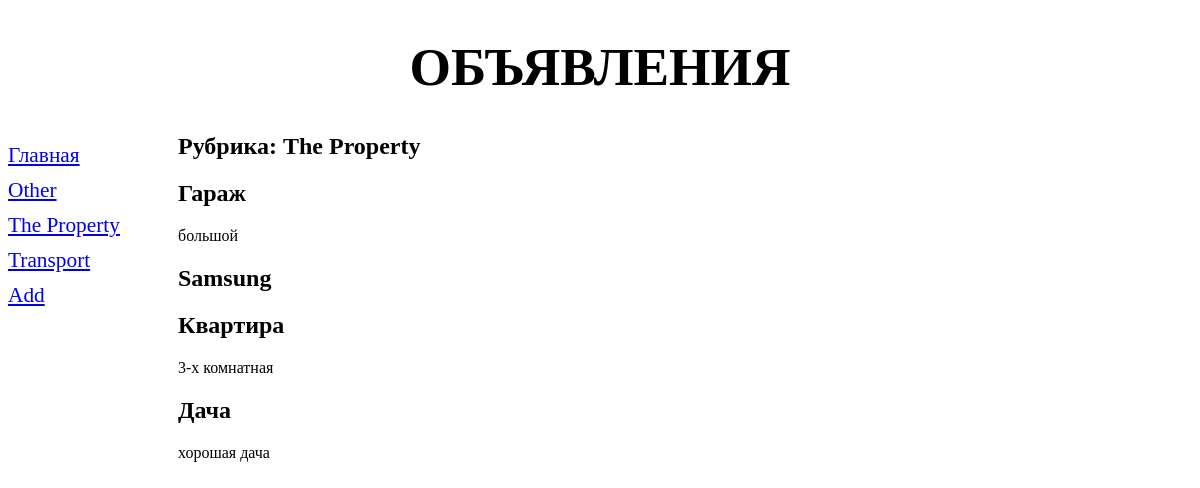
Screenshot of /bboard/1/ with the database file from the repository.
### bboard/models.py (models this page shows, shortened)
class Rubric(models.Model): # модель рубрики
    name = models.CharField(max_length=20, db_index=True, verbose_name = 'Name')
    class Meta:
        verbose_name_plural = 'Rubrics'
        verbose_name = 'Rubric'
        ordering = ['name']

class Bb(models.Model):
    title = models.CharField(max_length=50, verbose_name='Title')
    content = models.TextField(null=True, blank=True, verbose_name='Discribtion')
    price = models.FloatField(null=True, blank=True, verbose_name='Price')
    published = models.DateTimeField(auto_now_add=True, db_index=True, verbose_name='Published')
    rubric = models.ForeignKey('Rubric', null=True,     # поле внешнего
    on_delete=models.PROTECT, verbose_name='Rubric')    # ключа
    class Meta:
        verbose_name_plural = 'Callboards'  # во множественном числе
        verbose_name = 'Callboard'          # в единственном числе
        ordering = ['-published']   # сортировка записей:

### bboard/views.py (the view)
# urls.py: path('<int:rubric_id>/', by_rubric, name='by_rubric'),
def by_rubric(request, rubric_id):
    bbs = Bb.objects.filter(rubric=rubric_id)
    rubrics = Rubric.objects.all() # все рубрики для панели навигации
    current_rubric = Rubric.objects.get(pk=rubric_id)
    context = {'bbs': bbs, 'rubrics': rubrics, 'current_rubric': current_rubric}
    return render(request, 'bboard/by_rubric.html', context)

### bboard/templates/bboard/by_rubric.html (shortened to what this page needs)
{% extends "layout/basic.html" %}
{% block content %}
<h2>Рубрика: {{ current_rubric.name }}</h2>
{% for bb in bbs %}
<div>
    <h2>{{ bb.title }}</h2>
    <p>{{ bb.content }}</p>
</div>
{% endfor %}
{% endblock %}

### bboard/templates/layout/basic.html (shortened to what this page needs)
{% load static %}
<!DOCTYPE html>
<html lang="en">
<head>
    <link rel="stylesheet" type="text/css" href="{% static 'bboard/style.css' %}">
</head>
<body>
    <header>
        <h1>Объявления</h1>
    </header>
    <nav>
        <a href="{% url 'index' %}">Главная</a>
        {% for rubric in rubrics %}
        <a href="{% url 'by_rubric' rubric.pk %}">{{ rubric.name }}</a>
        {% endfor %}
        <a href="{% url 'add' %}">Add</a>
    </nav>
    <section>
        {% block content %}
        {% endblock %}
    </section>
</body>
</html>

### bboard/static/bboard/style.css (style rules this page uses)
header h1 { font-size: 40pt; text-transform: uppercase; text-align: center; background: url('bg.jpg') left / auto 100% no-repeat; }
nav { font-size: 16pt; width: 150px; float: left; }
nav a { display: block; margin: 10px 0px; }
section { margin-left: 170px; }

### rows the page displays
Rubric: name "Other"
Rubric: name "The Property"
Rubric: name "Transport"
Bb: title "Гараж", content "большой"
Bb: title "Samsung"
Bb: title "Квартира", content "3-х комнатная"
Bb: title "Дача", content "хорошая дача"
